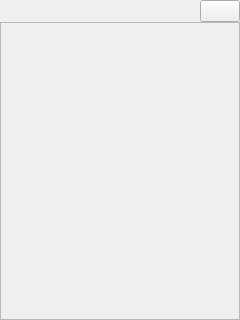
<?xml version="1.0" encoding="UTF-8"?>
<ui version="4.0">
 <class>Form</class>
 <widget class="QWidget" name="Form">
  <property name="geometry">
   <rect>
    <x>0</x>
    <y>0</y>
    <width>240</width>
    <height>320</height>
   </rect>
  </property>
  <property name="windowTitle">
   <string>Form</string>
  </property>
  <layout class="QVBoxLayout" name="verticalLayout">
   <property name="spacing">
    <number>0</number>
   </property>
   <property name="leftMargin">
    <number>0</number>
   </property>
   <property name="topMargin">
    <number>0</number>
   </property>
   <property name="rightMargin">
    <number>0</number>
   </property>
   <property name="bottomMargin">
    <number>0</number>
   </property>
   <item>
    <layout class="QHBoxLayout" name="horizontalLayout">
     <item>
      <spacer name="horizontalSpacer">
       <property name="orientation">
        <enum>Qt::Horizontal</enum>
       </property>
       <property name="sizeHint" stdset="0">
        <size>
         <width>40</width>
         <height>20</height>
        </size>
       </property>
      </spacer>
     </item>
     <item>
      <widget class="QPushButton" name="pushButton">
       <property name="text">
        <string/>
       </property>
      </widget>
     </item>
    </layout>
   </item>
   <item>
    <widget class="QScrollArea" name="scrollArea">
     <property name="widgetResizable">
      <bool>true</bool>
     </property>
     <widget class="QWidget" name="scrollAreaWidgetContents">
      <property name="geometry">
       <rect>
        <x>0</x>
        <y>0</y>
        <width>238</width>
        <height>293</height>
       </rect>
      </property>
     </widget>
    </widget>
   </item>
  </layout>
 </widget>
 <resources/>
 <connections/>
</ui>
